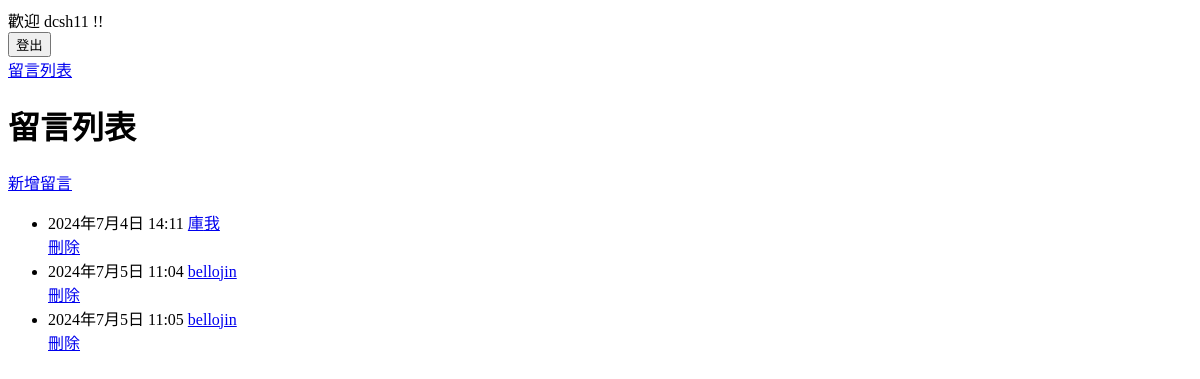
Page /message/ (signed in) on the earlier database version.
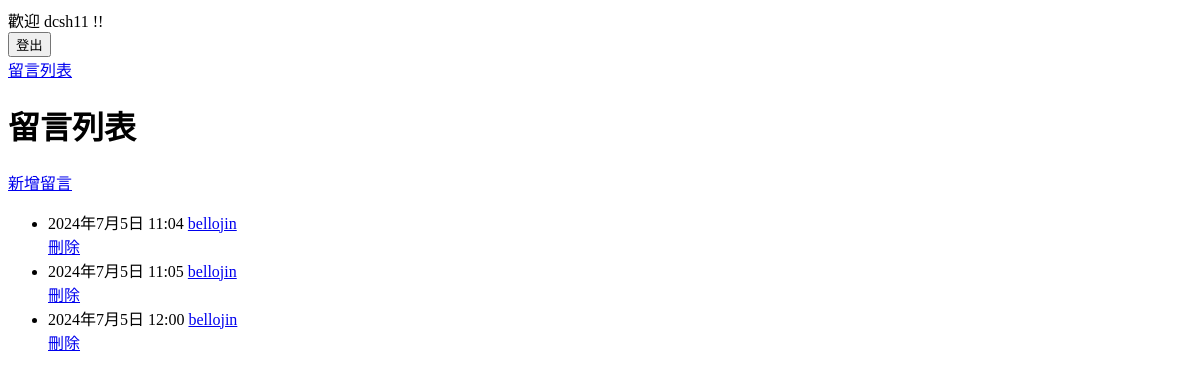
Same page on the later database version.
### message/models.py (models this page shows, shortened)
class Message(models.Model):
    user = models.CharField('留言者', max_length=30)
    receipt = models.CharField('收件人', max_length=60)
    subject = models.CharField('留言主題',max_length=128)
    content = models.TextField('留言內容')
    created = models.DateTimeField('留言時間', auto_now_add=True)

### message/views.py (the view)
# urls.py: path('', views.MessageList.as_view(), name='msg_list'),
class MessageList(ListView):
    model = Message
    ordering = ['created', 'id']

### message/templates/message/message_list.html (shortened to what this page needs)
{% extends 'base.html' %}
{% block content %}
<h1>留言列表</h1>
<a href="{% url 'msg_create' %}">新增留言</a>
    <ul>
        {% for  msg in message_list %}
        <li>{{msg.created}}
        <a href="{% url 'msg_read' msg.id %}">{{msg.subject}}{{ msg.user }}</a> </li>
        {% if user.is_authenticated %}
                <a href="{% url 'msg_delete' msg.id %}">刪除</a>{% endif %}
        {% endfor %}
    </ul>
    {% endblock %}

### message/templates/base.html (shortened to what this page needs)
<!DOCTYPE html>
<html lang="en">
<head>
</head>
<body>
    {% if  user.is_authenticated %}
        歡迎 {{ user.username }} !!
        <form action="{% url 'logout' %}" method="post">
            <input type="submit" value="登出">
        </form>
    {% else %}
        <a href="{% url 'login' %}">登入</a>
        {%endif%}
    <a href="{% url 'msg_list' %}">留言列表</a>
    {% block content %}{% endblock %}
</body>
</html>

Differences in the rows shown:
removed Message: created "2024年7月4日 14:11", subject "庫", user "我"
added Message: created "2024年7月5日 12:00", subject "bello", user "jin"
